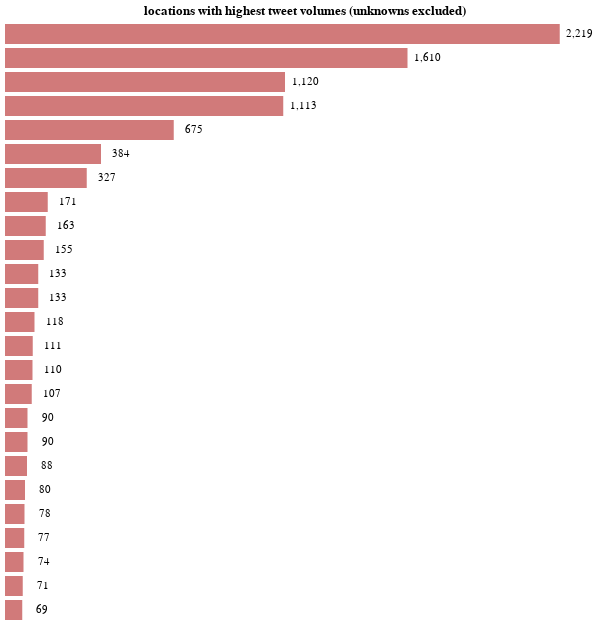

Write notebook code for a chart like this one.
### Code cell
import altair as alt
alt.data_transformers.disable_max_rows()

tweet_by_location_bar = alt.Chart(tweet_locations, title='locations with highest tweet volumes (unknowns excluded)').mark_bar(opacity=0.6, 
                                                                                                          color='firebrick', 
                                                                                                          size=20).encode(
    x=alt.X('count:Q', axis=None),
    y=alt.Y('tweeter_location:N', axis=alt.Axis(title='', ticks=False), sort='-x'),  
)

tweet_by_location_text = alt.Chart(tweet_locations).mark_text(
    align='center',
    baseline='middle',
    color='black',
    dx=20 
).encode(
    x=alt.X('count:Q', axis=None),
    y=alt.Y('tweeter_location:N', axis=None, sort='-x'),   
    text=alt.Text('count:Q', format=',')
)

(tweet_by_location_bar + tweet_by_location_text).properties(
    width=600,
    height=600
).configure_axis(
    grid=False,
    domain=False
).configure_view(
    strokeWidth=0)

### Figure 1 — Vega-Lite specification as saved in the notebook (floating-point values rounded to 4 significant figures)
{"config": {"view": {"continuousWidth": 400, "continuousHeight": 300, "strokeWidth": 0}, "axis": {"domain": false, "grid": false}}, "layer": [{"mark": {"type": "bar", "color": "firebrick", "opacity": 0.6, "size": 20}, "encoding": {"x": {"type": "quantitative", "axis": null, "field": "count"}, "y": {"type": "nominal", "axis": {"ticks": false, "title": ""}, "field": "tweeter_location", "sort": "-x"}}, "title": "locations with highest tweet volumes (unknowns excluded)"}, {"mark": {"type": "text", "align": "center", "baseline": "middle", "color": "black", "dx": 20}, "encoding": {"text": {"type": "quantitative", "field": "count", "format": ","}, "x": {"type": "quantitative", "axis": null, "field": "count"}, "y": {"type": "nominal", "axis": null, "field": "tweeter_location", "sort": "-x"}}}], "data": {"name": "data-e66b0ffcd1a0e8b28f52fb07e51ba0a3"}, "height": 600, "width": 600, "$schema": "https://vega.github.io/schema/vega-lite/v4.8.1.json", "datasets": {"data-e66b0ffcd1a0e8b28f52fb07e51ba0a3": [{"tweeter_location": "London, England", "count": 2219}, {"tweeter_location": "London", "count": 1610}, {"tweeter_location": "United Kingdom", "count": 1120}, {"tweeter_location": "England, United Kingdom", "count": 1113}, {"tweeter_location": "UK", "count": 675}, {"tweeter_location": "England", "count": 384}, {"tweeter_location": "London, UK", "count": 327}, {"tweeter_location": "South West, England", "count": 171}, {"tweeter_location": "North West, England", "count": 163}, {"tweeter_location": "South East, England", "count": 155}, {"tweeter_location": "Scotland", "count": 133}, {"tweeter_location": "Scotland, United Kingdom", "count": 133}, {"tweeter_location": "Manchester, England", "count": 118}, {"tweeter_location": "North East, England", "count": 111}, {"tweeter_location": "Glasgow, Scotland", "count": 110}, {"tweeter_location": "Wales, United Kingdom", "count": 107}, {"tweeter_location": "Leeds", "count": 90}, {"tweeter_location": "London, United Kingdom", "count": 90}, {"tweeter_location": "Earth", "count": 88}, {"tweeter_location": "london", "count": 80}, {"tweeter_location": "United States", "count": 78}, {"tweeter_location": "London ", "count": 77}, {"tweeter_location": "West Midlands, England", "count": 74}, {"tweeter_location": "Birmingham, England", "count": 71}, {"tweeter_location": "Bristol, England", "count": 69}]}}
